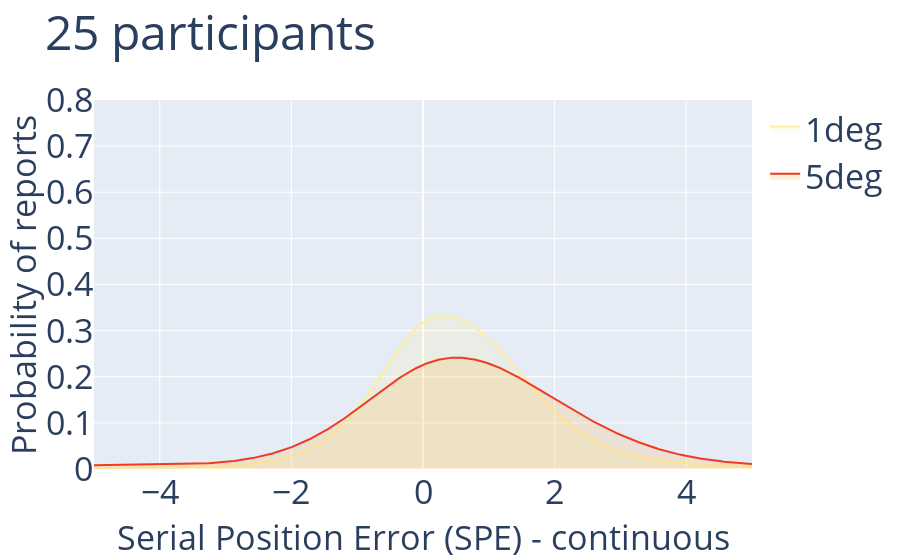

The notebook cell saved with this chart:
### Code cell
trace_data = []
distributions = []
fill_colors = ['rgba(255,237,160,0.2)', 'rgba(254,178,76,0.2)', 'rgba(240,59,32,0.2)']
for j,e in enumerate(cuePosdata['cueEccentricity1'].unique().sort()):
        ecc_data = cuePosdata[cuePosdata['cueEccentricity1']==e]
        X = ecc_data['responsePosRelative0'].to_numpy()
        # Gaussian KDE
        #kde = KernelDensity(kernel='gaussian').fit(X)
        kde = gaussian_kde(X)
        log_dens = kde(X_plot)
        distributions.append({'ecc' : e, 'dist' : X, 'dens': log_dens})
        trace_data.append(go.Scatter(x = X_plot, y = log_dens,
                                  mode='lines', fill = 'tozeroy', fillcolor = fill_colors[j], name = str(e) + 'deg', line = dict(color = colors[j], width = 2) ))
        
fig = tools.make_subplots(rows=1, cols=1)
fig['layout'].update(barmode='group', title = str(int(len(data)/280))+' participants', font = dict(size = font_size))
fig['layout']['xaxis1'].update(title='Serial Position Error (SPE) - continuous', titlefont = dict(size = font_size))
fig['layout']['yaxis1'].update(title='Probability of reports', range = [0,0.8], titlefont = dict(size = font_size))
for i in range(ecc_length):
    fig.add_trace(trace_data[i], 1, 1)
iplot(fig, filename='SPE_distributions_curve_fits_zoomed_in')

### Figure 1 — Plotly figure (JSON) as saved in the notebook; plotly's stock layout.template omitted (floating-point values rounded to 4 significant figures; data arrays with more than 128 entries replaced by an {"elided": "..."} marker saying what was removed)
{"data": [{"fill": "tozeroy", "fillcolor": "rgba(255,237,160,0.2)", "line": {"color": "rgb(255,237,160)", "width": 2}, "mode": "lines", "name": "1deg", "type": "scatter", "x": {"elided": "1000 float values"}, "xaxis": "x", "y": {"elided": "1000 float values"}, "yaxis": "y"}, {"fill": "tozeroy", "fillcolor": "rgba(254,178,76,0.2)", "line": {"color": "rgb(240,59,32)", "width": 2}, "mode": "lines", "name": "5deg", "type": "scatter", "x": {"elided": "1000 float values"}, "xaxis": "x", "y": {"elided": "1000 float values"}, "yaxis": "y"}], "layout": {"barmode": "group", "font": {"size": 34}, "title": {"text": "25 participants"}, "xaxis": {"anchor": "y", "domain": [0, 1], "title": {"font": {"size": 34}, "text": "Serial Position Error (SPE) - continuous"}}, "yaxis": {"anchor": "x", "domain": [0, 1], "range": [0, 0.8], "title": {"font": {"size": 34}, "text": "Probability of reports"}}}}
